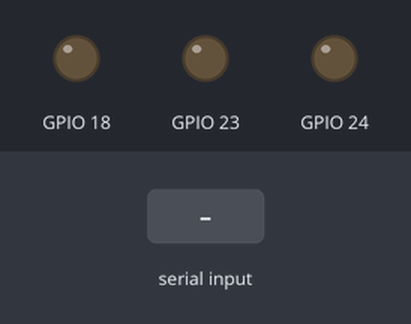
Bench run of a program on a simulated Raspberry Pi (BCM pin numbers). On the bench: output pins drawn as LEDs (lit = HIGH). Inputs (shaded band) come from the test bench. What the program prints to the terminal is not drawn. At 5.8 s the program stops and its outputs stay as they are.

Above: at 1.2 s.
1.3 s: "f" typed at the terminal, then Enter
At 2.5 s:
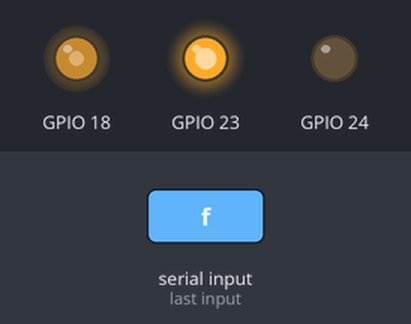
2.8 s: "r" typed at the terminal, then Enter
At 3.7 s:
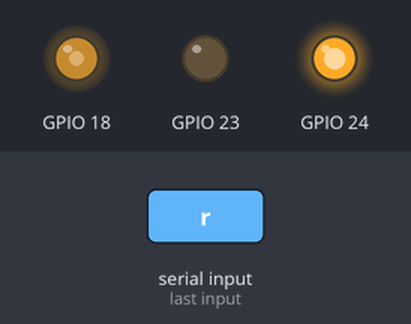
4.3 s: "b" typed at the terminal, then Enter
At 4.8 s:
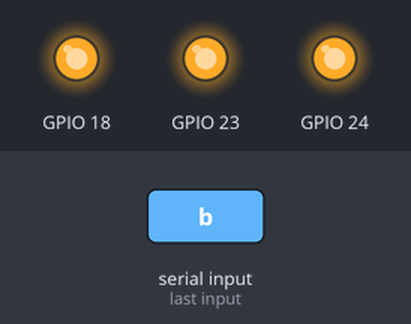
5.8 s: "q" typed at the terminal, then Enter
At 7.0 s:
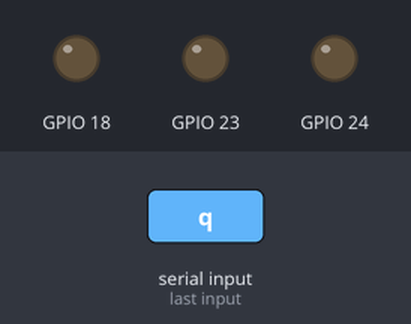
Timing chart, 0 to 7.3 s (numbered marks = the images above; inputs shaded):
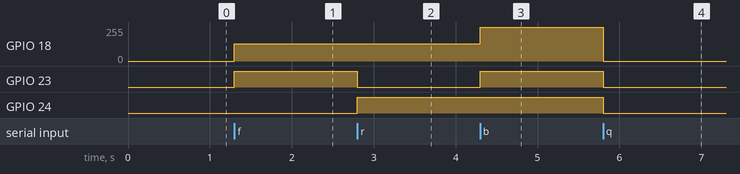

Measured:
- after the input at 1.3 s, GPIO 18: 0/255 → 128/255 at once; GPIO 23: LOW → HIGH at once
- after the input at 2.8 s, GPIO 23: HIGH → LOW at once; GPIO 24: LOW → HIGH at once
- after the input at 4.3 s, GPIO 18: 128/255 → 255/255 at once; GPIO 23: LOW → HIGH at once
- after the input at 5.8 s, GPIO 18: 255/255 → 0/255 at once; GPIO 23, GPIO 24: HIGH → LOW at once

The program:

motor_control.py
```python
#!/usr/bin/env python3
"""
L298N Motor Driver Control for Raspberry Pi 4
Hardware connections:
- ENA (PWM) → GPIO18
- IN1 (Direction) → GPIO23
- IN2 (Direction) → GPIO24
- OUT1 → Motor positive terminal
- OUT2 → Motor negative terminal
- 12V power supply connected to L298N
"""

import RPi.GPIO as GPIO
import time

# GPIO Pin Configuration
ENA_PIN = 18  # PWM control (speed)
IN1_PIN = 23  # Direction control 1
IN2_PIN = 24  # Direction control 2

# PWM Configuration
PWM_FREQUENCY = 1000  # 1 kHz (good for most DC motors)

class MotorController:
    """L298N Motor Driver Controller"""

    def __init__(self, ena_pin=ENA_PIN, in1_pin=IN1_PIN, in2_pin=IN2_PIN, pwm_freq=PWM_FREQUENCY):
        """
        Initialize motor controller

        Args:
            ena_pin: GPIO pin for PWM (speed control)
            in1_pin: GPIO pin for direction control 1
            in2_pin: GPIO pin for direction control 2
            pwm_freq: PWM frequency in Hz (default 1000 Hz)
        """
        self.ena_pin = ena_pin
        self.in1_pin = in1_pin
        self.in2_pin = in2_pin
        self.pwm_freq = pwm_freq
        self.pwm = None
        self.current_speed = 0
        self.current_direction = "STOPPED"

        # Setup GPIO
        GPIO.setmode(GPIO.BCM)
        GPIO.setwarnings(False)

        # Configure pins
        GPIO.setup(self.ena_pin, GPIO.OUT)
        GPIO.setup(self.in1_pin, GPIO.OUT)
        GPIO.setup(self.in2_pin, GPIO.OUT)

        # Initialize PWM on ENA pin
        self.pwm = GPIO.PWM(self.ena_pin, self.pwm_freq)
        self.pwm.start(0)  # Start with 0% duty cycle (motor off)

        # Ensure motor is stopped
        self.stop()

        print(f"✅ Motor controller initialized")
        print(f"   ENA (PWM): GPIO{self.ena_pin}")
        print(f"   IN1: GPIO{self.in1_pin}")
        print(f"   IN2: GPIO{self.in2_pin}")
        print(f"   PWM Frequency: {self.pwm_freq} Hz")

    def set_speed(self, speed):
        """
        Set motor speed

        Args:
            speed: Speed percentage (0-100)
                   0 = stopped
                   100 = full speed
        """
        # Clamp speed to valid range
        speed = max(0, min(100, speed))
        self.current_speed = speed

        if self.pwm:
            self.pwm.ChangeDutyCycle(speed)

    def forward(self, speed=50):
        """
        Run motor forward

        Args:
            speed: Speed percentage (0-100), default 50%
        """
        GPIO.output(self.in1_pin, GPIO.HIGH)
        GPIO.output(self.in2_pin, GPIO.LOW)
        self.set_speed(speed)
        self.current_direction = "FORWARD"
        print(f"▶️  Motor: FORWARD at {speed}%")

    def reverse(self, speed=50):
        """
        Run motor in reverse

        Args:
            speed: Speed percentage (0-100), default 50%
        """
        GPIO.output(self.in1_pin, GPIO.LOW)
        GPIO.output(self.in2_pin, GPIO.HIGH)
        self.set_speed(speed)
        self.current_direction = "REVERSE"
        print(f"◀️  Motor: REVERSE at {speed}%")

    def stop(self):
        """
        Stop motor (coast to stop - low power consumption)
        IN1=LOW, IN2=LOW, PWM=0
        """
        GPIO.output(self.in1_pin, GPIO.LOW)
        GPIO.output(self.in2_pin, GPIO.LOW)
        self.set_speed(0)
        self.current_direction = "STOPPED"
        print("⏹️  Motor: STOPPED (coast)")

    def brake(self):
        """
        Active brake (quick stop - higher power consumption)
        IN1=HIGH, IN2=HIGH, PWM=100
        """
        GPIO.output(self.in1_pin, GPIO.HIGH)
        GPIO.output(self.in2_pin, GPIO.HIGH)
        self.set_speed(100)
        self.current_direction = "BRAKING"
        print("🛑 Motor: BRAKE (active)")

    def get_status(self):
        """
        Get current motor status

        Returns:
            dict: Motor status (direction, speed)
        """
        return {
            'direction': self.current_direction,
            'speed': self.current_speed
        }

    def cleanup(self):
        """
        Cleanup GPIO and stop motor
        """
        print("\n🧹 Cleaning up motor controller...")
        self.stop()
        if self.pwm:
            self.pwm.stop()
        GPIO.cleanup([self.ena_pin, self.in1_pin, self.in2_pin])
        print("✅ Motor controller cleanup complete")


# Standalone test/demo functions
def run_test_sequence():
    """Run a test sequence to verify motor operation"""
    print("\n" + "="*60)
    print("L298N Motor Controller Test Sequence")
    print("="*60)

    motor = MotorController()

    try:
        print("\n1️⃣  Testing FORWARD at 30% speed...")
        motor.forward(30)
        time.sleep(2)

        print("\n2️⃣  Increasing speed to 60%...")
        motor.set_speed(60)
        time.sleep(2)

        print("\n3️⃣  Full speed forward (100%)...")
        motor.forward(100)
        time.sleep(2)

        print("\n4️⃣  Applying BRAKE...")
        motor.brake()
        time.sleep(1)

        print("\n5️⃣  Testing REVERSE at 30% speed...")
        motor.reverse(30)
        time.sleep(2)

        print("\n6️⃣  Increasing reverse speed to 60%...")
        motor.set_speed(60)
        time.sleep(2)

        print("\n7️⃣  Stopping motor...")
        motor.stop()
        time.sleep(1)

        print("\n✅ Test sequence complete!")

    except KeyboardInterrupt:
        print("\n\n⏹️  Test interrupted by user")

    finally:
        motor.cleanup()


def manual_control():
    """Interactive manual motor control"""
    print("\n" + "="*60)
    print("L298N Motor Controller - Manual Mode")
    print("="*60)
    print("\nCommands:")
    print("  f <speed>  - Forward (e.g., 'f 50' for 50% forward)")
    print("  r <speed>  - Reverse (e.g., 'r 30' for 30% reverse)")
    print("  s          - Stop (coast)")
    print("  b          - Brake (active)")
    print("  q          - Quit")
    print("="*60)

    motor = MotorController()

    try:
        while True:
            cmd = input("\n> ").strip().lower().split()

            if not cmd:
                continue

            if cmd[0] == 'q':
                break

            elif cmd[0] == 'f':
                speed = int(cmd[1]) if len(cmd) > 1 else 50
                motor.forward(speed)

            elif cmd[0] == 'r':
                speed = int(cmd[1]) if len(cmd) > 1 else 50
                motor.reverse(speed)

            elif cmd[0] == 's':
                motor.stop()

            elif cmd[0] == 'b':
                motor.brake()

            else:
                print("❌ Unknown command")

            # Show current status
            status = motor.get_status()
            print(f"   Status: {status['direction']} at {status['speed']}%")

    except KeyboardInterrupt:
        print("\n\n⏹️  Manual control interrupted")

    except Exception as e:
        print(f"\n❌ Error: {e}")

    finally:
        motor.cleanup()


if __name__ == "__main__":
    import sys

    print("\n╔════════════════════════════════════╗")
    print("║ L298N Motor Controller             ║")
    print("║ Raspberry Pi 4                     ║")
    print("╚════════════════════════════════════╝")

    if len(sys.argv) > 1 and sys.argv[1] == "test":
        run_test_sequence()
    else:
        manual_control()
```
